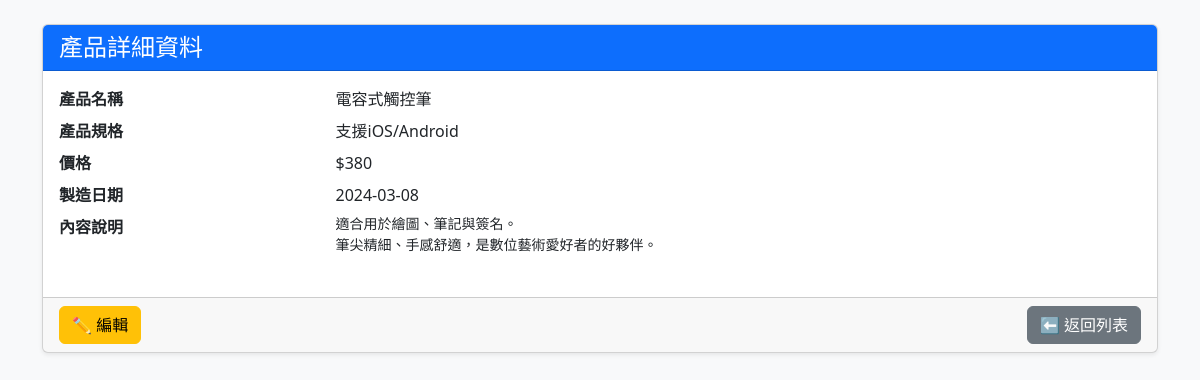
Screenshot of /product/view.php?id=26 with the database file from the repository.
### tables this page shows
CREATE TABLE `product` (
  `id` int(11) NOT NULL,
  `pname` varchar(64) NOT NULL COMMENT '產品名稱',
  `pspec` varchar(64) NOT NULL COMMENT '產品規格',
  `price` int(11) NOT NULL COMMENT '定價',
  `pdate` date NOT NULL COMMENT '製造日期',
  `content` text NOT NULL COMMENT '內容說明'
);

### product/view.php (the view)
<?php
$conn = new mysqli("localhost", "root", "", "school");
$id = (int)$_GET['id'];
$result = $conn->query("SELECT * FROM product WHERE id = $id");
$row = $result->fetch_assoc();
include 'header.php';
?>
<div class="card shadow-sm">
    <div class="card-header bg-primary text-white">
        <h4 class="mb-0">產品詳細資料</h4>
    </div>
    <div class="card-body">
        <dl class="row">
            <dt class="col-sm-3">產品名稱</dt>
            <dd class="col-sm-9"><?= htmlspecialchars($row['pname']) ?></dd>
            <dt class="col-sm-3">產品規格</dt>
            <dd class="col-sm-9"><?= htmlspecialchars($row['pspec']) ?></dd>
            <dt class="col-sm-3">價格</dt>
            <dd class="col-sm-9">$<?= number_format($row['price']) ?></dd>
            <dt class="col-sm-3">製造日期</dt>
            <dd class="col-sm-9"><?= $row['pdate'] ?></dd>
            <dt class="col-sm-3">內容說明</dt>
            <dd class="col-sm-9"><pre class="mb-0"><?= htmlspecialchars($row['content']) ?></pre></dd>
        </dl>
    </div>
    <div class="card-footer d-flex justify-content-between">
        <a href="edit.php?id=<?= $row['id'] ?>" class="btn btn-warning">✏️ 編輯</a>
        <a href="index.php" class="btn btn-secondary">⬅ 返回列表</a>
    </div>
</div>
<?php include 'footer.php'; ?>

### rows the page displays
product: pname "電容式觸控筆", pspec "支援iOS/Android", price "380", pdate "2024-03-08", content "適合用於繪圖、筆記與簽名。 筆尖精細、手感舒適，是數位藝術愛好者的好夥伴。"
